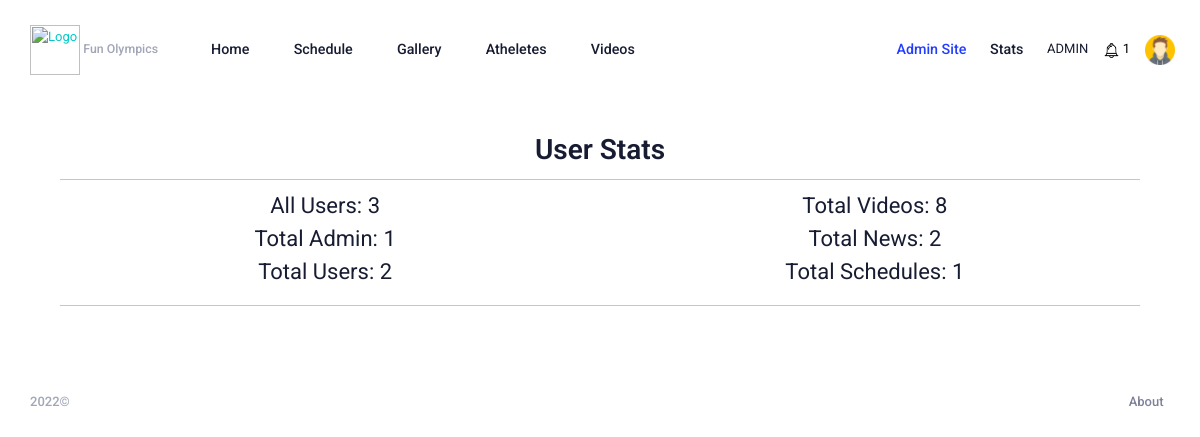
The page /admin-stats/ (signed in) on the database its author committed.
### users/models.py (models this page shows, shortened)
class CustomUser(AbstractUser):
    username = models.CharField(max_length=200, blank=True)
    email = models.EmailField(_("email address"), unique=True)
    first_name = models.CharField(max_length=250, blank=True, null=True)
    last_name = models.CharField(max_length=250, blank=True, null=True)
    phone = models.CharField(max_length=250, blank=True, null=True)
    gender = models.CharField(max_length=250, blank=True, null=True)
    country = models.CharField(max_length=250, blank=True, null=True)
    USERNAME_FIELD = "email"
    REQUIRED_FIELDS = []
    objects = CustomUserManager()

class UserAvatar(models.Model):
    user = models.OneToOneField(
        CustomUser, blank=False, unique=True, on_delete=models.CASCADE, related_name='avatar_user'
    )
    avatar = models.ImageField(upload_to ='user/avatar/')

### home/views.py (the view)
# urls.py: path("admin-stats/", AdminStatsView.as_view(), name="admin-stats"),
class AdminStatsView(LoginRequiredMixin, View):
    def get(self, request):
        users = CustomUser.objects.all()
        admin_users = users.filter(is_superuser=True)
        user = users.exclude(is_superuser=True)
        video = Video.objects.all()
        news = News.objects.all()
        sche = Schedule.objects.all()
        context = {
            'users': users.count(),
            'admin_users': admin_users.count(),
            'user': user.count(),
            'video': video.count(),
            'news': news.count(),
            'sche': sche.count(),
        }
        return render(request, 'home/admin-stats.html', context)

### home/context_processors.py (called while the page is built)
def get_notifications(request):
    try:
        user = request.user
        notification = Notification.objects.filter(user=user)
        count = notification.count()
    except Exception:
        notification = ""
        count = 0
    return {
        'noti_count': count,
        'noti_data' : notification
    }

def get_news(request):
    news = News.objects.all().order_by('-id')
    return {'news':news}

### templates/home/admin-stats.html (shortened to what this page needs)
{% extends "home/base.html" %}
{% load static %}
{% block content %}
<div class="container my-10">
    <h4 style="font-size: 28px;" class="text-center"> User Stats</h4>
    <hr>
    <div class="text-center">
        <div class="row">
            <div class="col-md-6">
                <h4 style="font-size: 22px; font-weight: 400;"> All Users: {{users}}</h4>
                <h4 style="font-size: 22px; font-weight: 400;"> Total Admin: {{admin_users}}</h4>
                <h4 style="font-size: 22px; font-weight: 400;"> Total Users: {{user}}</h4>
            </div>
            <div class="col-md-6">
                <h4 style="font-size: 22px; font-weight: 400;"> Total Videos: {{video}}</h4>
                <h4 style="font-size: 22px; font-weight: 400;"> Total News: {{news}}</h4>
                <h4 style="font-size: 22px; font-weight: 400;"> Total Schedules: {{sche}}</h4>
            </div>
        </div>
    </div>
    <hr>
</div>
{% endblock %}

### templates/partials/_header.html (shortened to what this page needs)
{% load static %}
<div id="kt_header" class="header align-items-stretch" data-kt-sticky="true" data-kt-sticky-name="header"
    data-kt-sticky-offset="{default: '200px', lg: '300px'}">
    <div class="container-xxl d-flex align-items-center">
        <div class="header-logo me-5 me-md-10 flex-grow-1 flex-lg-grow-0">
            <a href="{% url 'home' %}">
                <img id="olympic-logo" alt="Logo" src="" class="logo-sticky h-50px" />
                <a href="{% url 'home' %}" class="fw-bold text-muted text-hover-primary fs-7">Fun
                    Olympics</a>
            </a>
        </div>
        <div class="text-center">
            <a href="/" class="btn">Home</a>
            <a href="{% url 'schedule' %}" class="btn">Schedule</a>
            <a href="{% url 'gallery' %}" class="btn">Gallery</a>
            <a href="{% url 'atheletes' %}" class="btn">Atheletes</a>
            <a href="{% url 'video' %}" class="btn">Videos</a>
        </div>
        <div class="d-flex align-items-stretch justify-content-between flex-lg-grow-1">
            <div class="topbar d-flex align-items-stretch flex-shrink-0">
                <div>
                    {% if request.user.is_superuser %}
                    <a href="/admin" class="btn pr-0 mr-0" style="color: #223dff;">Admin Site</a>
                    <a href="/admin-stats/" class="btn" >Stats</a>
                    {% endif %}
                    <span class="mr-3">{{request.user.username|upper}}</span>
                    {% if request.user.is_authenticated %}
                    <a href="#" data-toggle="dropdown">
                        <img src="/media/images/bell.png" class="img-fluid" width="15" />
                        <span style="color: black;">{{noti_count}}</span>
                    </a>
                    {% endif %}
                </div>
                <div class="d-flex align-items-center me-n3 ms-1 ms-lg-3" id="kt_header_user_menu_toggle">
                    <div class="btn btn-icon btn-active-light-primary btn btn-icon btn-active-light-primary btn-custom w-30px h-30px w-md-40px h-md-40px"
                        data-kt-menu-trigger="click" data-kt-menu-attach="parent" data-kt-menu-placement="bottom-end">
                        {% if request.user.is_authenticated %}
                        {% if request.user.avatar_user.avatar %}
                        <img class="h-30px w-30px rounded" src="{{request.user.avatar_user.avatar.url}}" alt="" />
                        {% else %}
                        <img class="h-30px w-30px rounded" src="/media/images/avatar-icon-images-4.jpg" alt="" />
                        {% endif %}
                        {% endif %}
                    </div>
                </div>
            </div>
        </div>
    </div>
</div>

### rows shown on the page
CustomUser: user.username "ADMIN", user.avatar_user.avatar (picture)

### other values the page prints
{{ noti_count }} "1"
{{ users }} "3"
{{ admin_users }} "1"
{{ user }} "2"
{{ video }} "8"
{{ news }} "2"
{{ sche }} "1"
